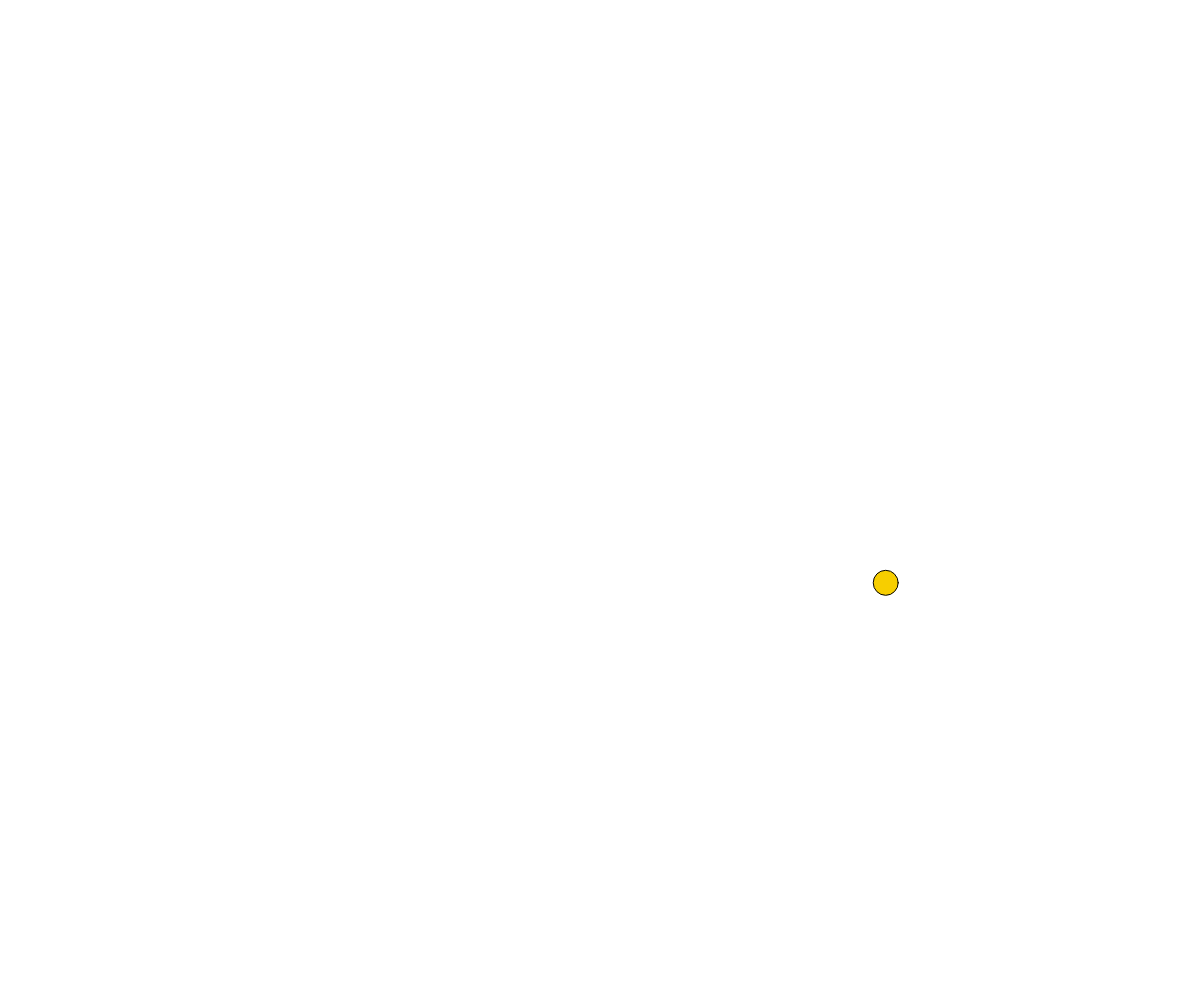
Frame 1 (no input)
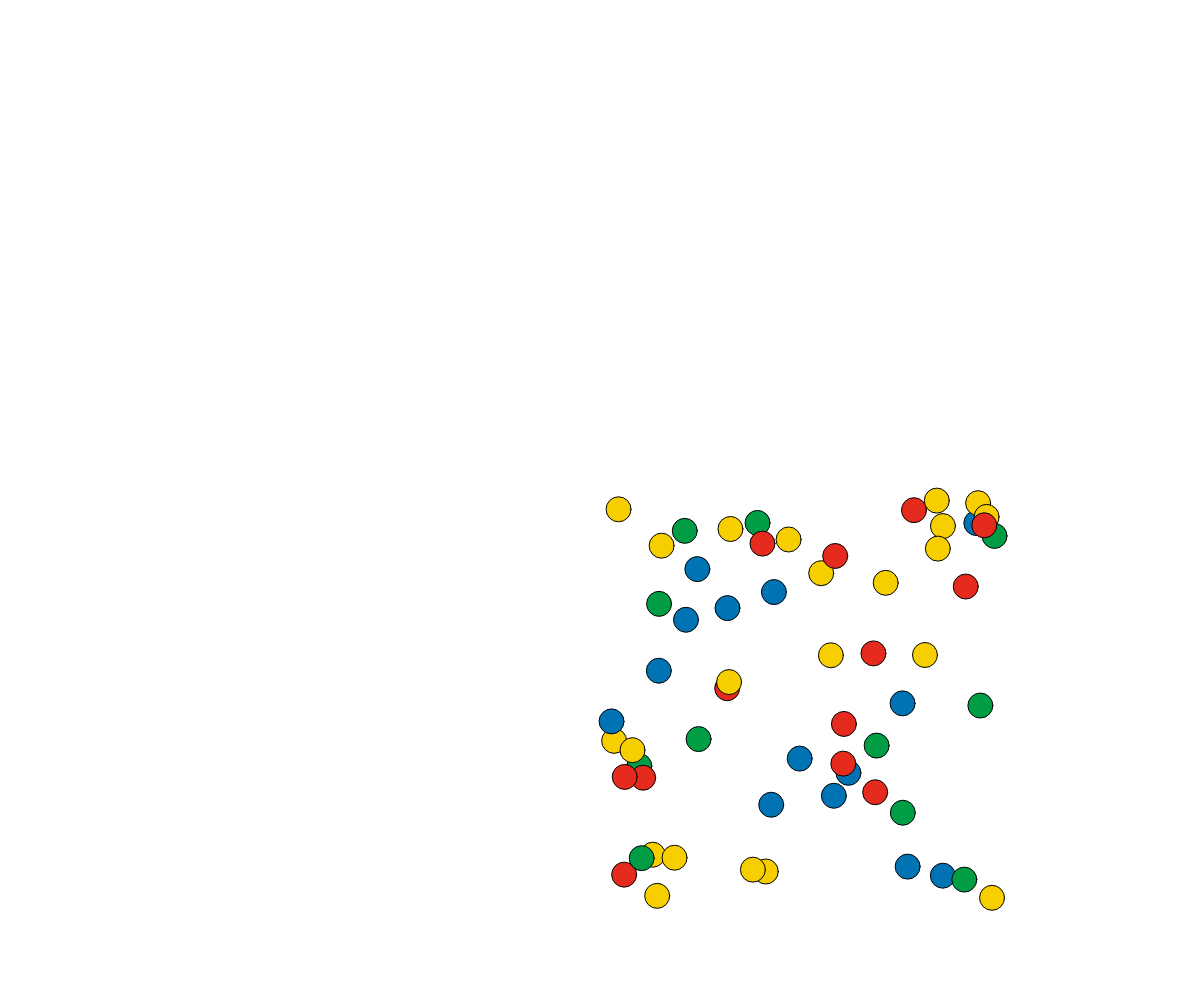
Frame 60 (no input)
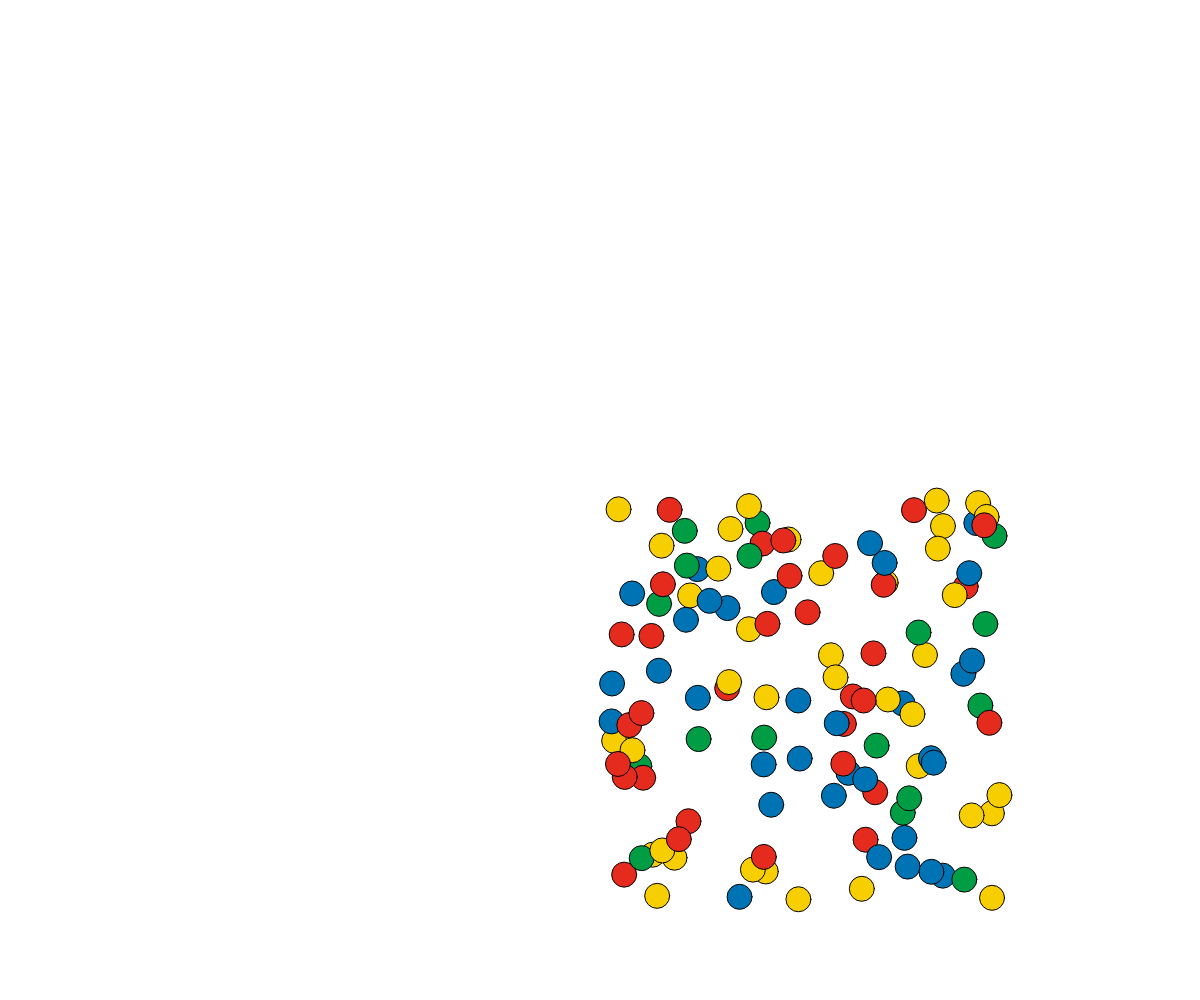
Frame 120 (the mouse pressed at the canvas centre since frame 60)

The p5.js sketch that drew these frames (run headless with seeded random() and noise() and a simulated clock; from frame 60 on, the mouse is pressed at the canvas centre):

// p5.js sketch
// ── sketch.js
function preload(){
  // put preload code here
}
var colorList = ['#e42b1d',//red
                 '#f7ce00',//yellow
                 '#009d45',//green
                 '#0073b4'];//blue

function setup() {
  createCanvas(windowWidth, windowHeight);
  textSize(32);
  frameRate(30);

  /*translate(windowWidth/2, windowHeight/2);

  for(var x = -windowWidth/2; x < windowWidth/2; x += 25) {
    for(var y = -windowHeight/2; y < windowHeight/2; y += 25) {

      stroke(255);
      fill(255, 0, 0);
      ellipse(x, y, 25);
    }*/


  }

  // put setup code here


function draw() {
translate(windowWidth/2, windowHeight/2);
  var x = random() *400;
var y = random() * 400;
var r = random() * 10;

if(random()<0.25){
   fill(colorList[0]);
}
else if (random()>0.25 && random()<0.5) {
  fill(colorList[1]);
}
else if (random()>0.5 && random()<0.75) {
  fill(colorList[2]);
}
else  {
  fill(colorList[3]);
}


stroke(1);
ellipse(x, y, 25);
  // put drawing code here
  fill(0);
  text(frameCount,windowWidth/2, windowHeight/2);


}
